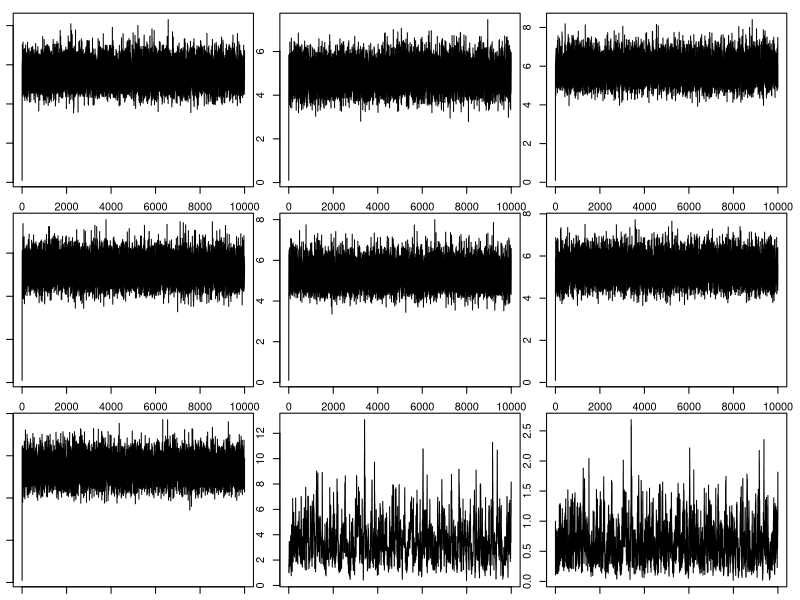

This chart was generated by the following R code:
## ---- chunk 1
knitr::opts_chunk$set(echo = TRUE)
## ---- chunk 2
# Define the unnormalized posterior of alpha
alpha.posterior <- function(a, b, thetas) { # Data has thetas in column 1, betas in column 2
  beta <- b
  dens <- exp(-a)*prod(((thetas^(a-1))*(b^a))/gamma(a))
  return(dens)
}
## ---- chunk 3
# Import library to sample from truncated normal distribution
library(truncnorm)
## ---- chunk 4
# Proposal distribution
prop.dist.alpha <- function(a, prop.var) {
  rtruncnorm(1, mean=a, sd=sqrt(prop.var), a=0)
} 

# Density of proposal
prop.dist.alpha.dens <- function(a, a.mean, prop.var) {
  dtruncnorm(a, mean = a.mean, sd=sqrt(prop.var), a=0)
}

# Metropolis-Hastings Algorithm
metrop <- function(param, thetas, b, alpha.posterior, prop.dist.alpha, prop.dist.alpha.dens, prop.var, n.iter) {
  
  # Store sampled alpha values
  alphas <- c()
  
  # Initialize model
  param.t <- param

  for(t in 1:n.iter) {
    
    # Draw proposed value of alpha
    param.new <- prop.dist.alpha(param.t, prop.var)

    # Calculate acceptance probability
    u <- runif(1, 0, 1)
    prob.accept <- min(1, (alpha.posterior(param.new, b, thetas)*(prop.dist.alpha.dens(param.t, param.new, prop.var)))/(alpha.posterior(param.t, b, thetas)*(prop.dist.alpha.dens(param.new, param.t, prop.var))))
    
    if(u < prob.accept) {
      value <- param.new
    } else {
      value <- param.t
    }
    
    # Store sampled alpha value
    alphas <- c(alphas, value)
    
    # Update value for next iteration
    param.t <- value
  }
  
  # Modification for MH-within-Gibbs sampling --> if only drawing one sample, return the sampled value.
  # If drawing multiple samples, return the list of all samples
  if (length(alphas) == 1) {
    return(alphas[1])
  } else {
    return(alphas)
  }
}
## ---- chunk 5
# Define Gibbs sampling function
gibbs <- function(initial, y, t, n.iter) {
  # Initialize variables
  J <- length(y)
  l <- length(initial)
  results <- matrix(NA, n.iter, l)
  results[1,] <- initial
  
  for(i in 2:n.iter) {
    thetas <- results[i-1, 1:7] # Stores all 7 theta_j values
    a <- results[i-1,8]
    b <- results[i-1,9]
    
    # Draw theta_j samples 
    for(j in 1:J) {
  
        # Find alpha, beta parameters for theta_j's gamma posterior distribution
        alpha.theta <- y[j] + a
        beta.theta <- t[j] + b
        
        # Store singular theta_j sample using parameters calculated above
        results[i,j] <- rgamma(1, alpha.theta, beta.theta)
    }
    
    # Find alpha, beta parameters for beta's gamma posterior distribution using theta sample
    alpha.beta <- J*a + 0.1
    beta.beta <- 1 + sum(results[i, 1:7])
    
    # Store singular beta sample from its gamma posterior distribution
    results[i, 9] <- rgamma(1, alpha.beta, beta.beta)
    
    # Use Metropolis-Hastings algorithm from above to draw singular alpha sample
    results[i, 8] <- metrop(a, results[i, 1:7], results[i, 9], alpha.posterior, prop.dist.alpha, prop.dist.alpha.dens, 4, 1)
  }
  return(results)
}
## ---- chunk 6
## Import library for computation
library(MCMCpack)
## ---- chunk 7
set.seed(5000) # Set seed for reproducability

# Store prior data
yhat <- c(78, 64, 90, 78, 83, 82, 89)
t <- c(14.1, 13.2, 15.4, 14.9, 15.6, 15.2, 16.6)

# Initialize first set of sampling values
initial_1 <- c(rep(.1, 7), 1, 1)

# Draw samples
sample_1 <- gibbs(initial_1, yhat, t, 10000)
## ---- chunk 8
means <- matrix(NA, 9, 1)
for (i in 1:9) {
  means[i,1] <- mean(sample_1[,i])
}
rownames(means) <- c("Theta1", "Theta2", "Theta3", "Theta4", "Theta5","Theta6","Theta7", "Alpha", "Beta")
colnames(means) <- c("Posterior Mean")
means <- as.table(means)
means
## ---- chunk 9
par(mfrow = c(3, 3))
par(mar = c(1, 1, 1, 1))

for (i in 1:9) {
  plot(sample_1[,i], type="l")
}
## ---- chunk 10
initial_2 <- c(rep(5, 7), 0.5, 0.5)
initial_3 <- c(rep(1, 7), 10, 10)
initial_4 <- c(rep(0, 7), 1, 1)
initial_5 <- c(rep(0, 7), 0.1, 0.1)
sample_2 <- gibbs(initial_2, yhat, t, 10000)
sample_3 <- gibbs(initial_3, yhat, t, 10000)
sample_4 <- gibbs(initial_4, yhat, t, 10000)
sample_5 <- gibbs(initial_5, yhat, t, 10000)
## ---- chunk 11
# Convert samples to MCMC objects
chain_1 <- mcmc(sample_1)
chain_2 <- mcmc(sample_2)
chain_3 <- mcmc(sample_3)
chain_4 <- mcmc(sample_4)
chain_5 <- mcmc(sample_5)

# Store MCMC chain
combined.chains <- mcmc.list(chain_1, chain_2, chain_3, chain_4, chain_5)

# Run Gelman-Rubin diagnostic
gelman.rubin <- gelman.diag(combined.chains)
gelman.rubin
## ---- chunk 12
# Combine results from all 5 samples
total.samples <- rbind(sample_1, sample_2, sample_3, sample_4, sample_5)
post.info <- matrix(NA, 9, 3)
for (i in 1:9) {
  post.info[i, 1] <- round(mean(total.samples[,i]), 3)
  post.info[i, 2] <- round(quantile(total.samples[,i], 0.025), 3)
  post.info[i, 3] <- round(quantile(total.samples[,i], 0.975), 3)
}
rownames(post.info) <- c("Theta1", "Theta2", "Theta3", "Theta4", "Theta5","Theta6","Theta7", "Alpha", "Beta")
colnames(post.info) <- c("Posterior Mean", "Lower Bound", "Upper Bound")
post.info <- as.table(post.info)
names(dimnames(post.info)) <- c("Parameter", "95% Posterior Interval Information")
post.info
